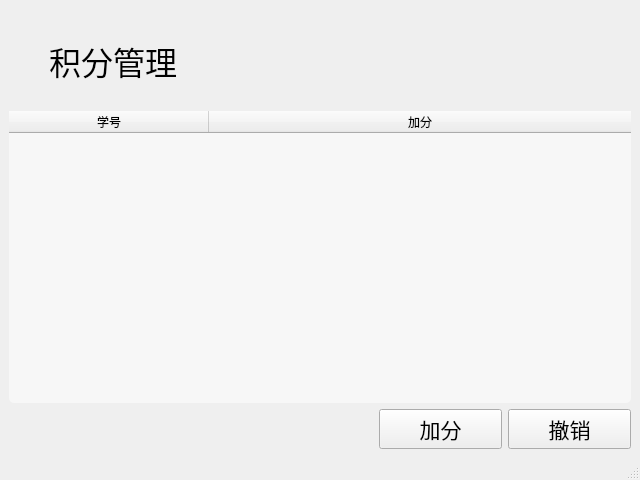
<?xml version="1.0" encoding="UTF-8"?>
<ui version="4.0">
 <class>MainWindow</class>
 <widget class="QMainWindow" name="MainWindow">
  <property name="geometry">
   <rect>
    <x>0</x>
    <y>0</y>
    <width>640</width>
    <height>480</height>
   </rect>
  </property>
  <property name="windowTitle">
   <string>MainWindow</string>
  </property>
  <property name="styleSheet">
   <string notr="true">QMainWindow
{
	border-image:url(:/window.png);
}</string>
  </property>
  <widget class="QWidget" name="centralwidget">
   <layout class="QVBoxLayout" name="verticalLayout">
    <item>
     <layout class="QHBoxLayout" name="horizontalLayout">
      <item>
       <spacer name="horizontalSpacer">
        <property name="orientation">
         <enum>Qt::Horizontal</enum>
        </property>
        <property name="sizeHint" stdset="0">
         <size>
          <width>40</width>
          <height>20</height>
         </size>
        </property>
       </spacer>
      </item>
      <item>
       <widget class="QPushButton" name="hideButton">
        <property name="sizePolicy">
         <sizepolicy hsizetype="Preferred" vsizetype="Preferred">
          <horstretch>0</horstretch>
          <verstretch>0</verstretch>
         </sizepolicy>
        </property>
        <property name="text">
         <string/>
        </property>
        <property name="icon">
         <iconset resource="../addMembers/res.qrc">
          <normaloff>:/zoom.png</normaloff>:/zoom.png</iconset>
        </property>
        <property name="iconSize">
         <size>
          <width>25</width>
          <height>25</height>
         </size>
        </property>
        <property name="flat">
         <bool>true</bool>
        </property>
       </widget>
      </item>
      <item>
       <spacer name="horizontalSpacer_2">
        <property name="orientation">
         <enum>Qt::Horizontal</enum>
        </property>
        <property name="sizeType">
         <enum>QSizePolicy::Fixed</enum>
        </property>
        <property name="sizeHint" stdset="0">
         <size>
          <width>15</width>
          <height>20</height>
         </size>
        </property>
       </spacer>
      </item>
      <item>
       <widget class="QPushButton" name="closeButton">
        <property name="sizePolicy">
         <sizepolicy hsizetype="Minimum" vsizetype="Minimum">
          <horstretch>0</horstretch>
          <verstretch>0</verstretch>
         </sizepolicy>
        </property>
        <property name="text">
         <string/>
        </property>
        <property name="icon">
         <iconset resource="../addMembers/res.qrc">
          <normaloff>:/close.png</normaloff>:/close.png</iconset>
        </property>
        <property name="iconSize">
         <size>
          <width>25</width>
          <height>25</height>
         </size>
        </property>
        <property name="flat">
         <bool>true</bool>
        </property>
       </widget>
      </item>
      <item>
       <spacer name="horizontalSpacer_3">
        <property name="orientation">
         <enum>Qt::Horizontal</enum>
        </property>
        <property name="sizeType">
         <enum>QSizePolicy::Fixed</enum>
        </property>
        <property name="sizeHint" stdset="0">
         <size>
          <width>10</width>
          <height>20</height>
         </size>
        </property>
       </spacer>
      </item>
     </layout>
    </item>
    <item>
     <layout class="QHBoxLayout" name="horizontalLayout_2" stretch="0,0,3">
      <property name="topMargin">
       <number>0</number>
      </property>
      <item>
       <spacer name="horizontalSpacer_5">
        <property name="orientation">
         <enum>Qt::Horizontal</enum>
        </property>
        <property name="sizeHint" stdset="0">
         <size>
          <width>40</width>
          <height>20</height>
         </size>
        </property>
       </spacer>
      </item>
      <item>
       <widget class="QLabel" name="label">
        <property name="font">
         <font>
          <pointsize>24</pointsize>
         </font>
        </property>
        <property name="text">
         <string>积分管理</string>
        </property>
       </widget>
      </item>
      <item>
       <spacer name="horizontalSpacer_4">
        <property name="orientation">
         <enum>Qt::Horizontal</enum>
        </property>
        <property name="sizeHint" stdset="0">
         <size>
          <width>40</width>
          <height>20</height>
         </size>
        </property>
       </spacer>
      </item>
     </layout>
    </item>
    <item>
     <layout class="QVBoxLayout" name="verticalLayout_2">
      <property name="topMargin">
       <number>20</number>
      </property>
     </layout>
    </item>
    <item>
     <widget class="QTableWidget" name="nameTableWidget">
      <property name="styleSheet">
       <string notr="true">QTableWidget{
	border-radius:5px;
	background-color:rgba(255, 255,255,50%);
}</string>
      </property>
      <property name="editTriggers">
       <set>QAbstractItemView::NoEditTriggers</set>
      </property>
      <property name="dragDropOverwriteMode">
       <bool>false</bool>
      </property>
      <property name="selectionMode">
       <enum>QAbstractItemView::MultiSelection</enum>
      </property>
      <property name="selectionBehavior">
       <enum>QAbstractItemView::SelectRows</enum>
      </property>
      <property name="sortingEnabled">
       <bool>true</bool>
      </property>
      <attribute name="horizontalHeaderCascadingSectionResizes">
       <bool>false</bool>
      </attribute>
      <attribute name="horizontalHeaderDefaultSectionSize">
       <number>200</number>
      </attribute>
      <attribute name="horizontalHeaderStretchLastSection">
       <bool>true</bool>
      </attribute>
      <attribute name="verticalHeaderVisible">
       <bool>false</bool>
      </attribute>
      <column>
       <property name="text">
        <string>学号</string>
       </property>
      </column>
      <column>
       <property name="text">
        <string>加分</string>
       </property>
      </column>
     </widget>
    </item>
    <item>
     <layout class="QHBoxLayout" name="horizontalLayout_3" stretch="3,1,1">
      <property name="topMargin">
       <number>0</number>
      </property>
      <item>
       <spacer name="horizontalSpacer_6">
        <property name="orientation">
         <enum>Qt::Horizontal</enum>
        </property>
        <property name="sizeHint" stdset="0">
         <size>
          <width>40</width>
          <height>20</height>
         </size>
        </property>
       </spacer>
      </item>
      <item>
       <widget class="QPushButton" name="addPushButton">
        <property name="font">
         <font>
          <pointsize>16</pointsize>
         </font>
        </property>
        <property name="text">
         <string>加分</string>
        </property>
       </widget>
      </item>
      <item>
       <widget class="QPushButton" name="rollBackPushButton">
        <property name="font">
         <font>
          <pointsize>16</pointsize>
         </font>
        </property>
        <property name="text">
         <string>撤销</string>
        </property>
       </widget>
      </item>
     </layout>
    </item>
   </layout>
  </widget>
  <widget class="QStatusBar" name="statusbar"/>
 </widget>
 <resources>
  <include location="../addMembers/res.qrc"/>
 </resources>
 <connections>
  <connection>
   <sender>closeButton</sender>
   <signal>clicked()</signal>
   <receiver>MainWindow</receiver>
   <slot>close()</slot>
   <hints>
    <hint type="sourcelabel">
     <x>595</x>
     <y>26</y>
    </hint>
    <hint type="destinationlabel">
     <x>319</x>
     <y>239</y>
    </hint>
   </hints>
  </connection>
  <connection>
   <sender>hideButton</sender>
   <signal>clicked()</signal>
   <receiver>MainWindow</receiver>
   <slot>showMinimized()</slot>
   <hints>
    <hint type="sourcelabel">
     <x>531</x>
     <y>26</y>
    </hint>
    <hint type="destinationlabel">
     <x>319</x>
     <y>239</y>
    </hint>
   </hints>
  </connection>
 </connections>
</ui>
